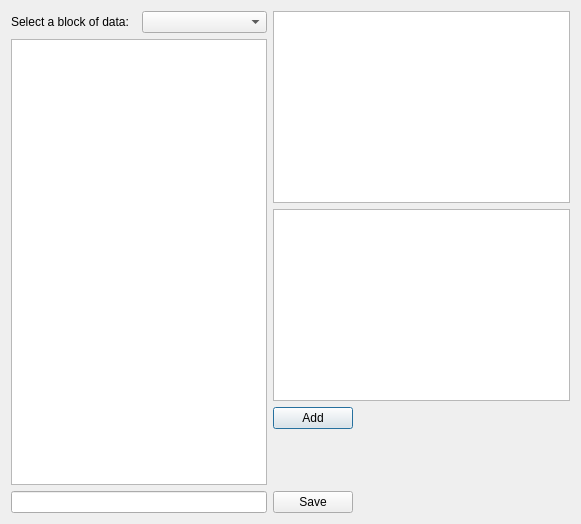
<?xml version="1.0" encoding="UTF-8"?>
<ui version="4.0">
 <class>DataDialogue</class>
 <widget class="QDialog" name="DataDialogue">
  <property name="geometry">
   <rect>
    <x>0</x>
    <y>0</y>
    <width>581</width>
    <height>524</height>
   </rect>
  </property>
  <property name="windowTitle">
   <string>Dialog</string>
  </property>
  <layout class="QHBoxLayout" name="horizontalLayout">
   <item>
    <layout class="QGridLayout" name="gridLayout_2">
     <item row="0" column="0">
      <widget class="QLabel" name="label">
       <property name="text">
        <string>Select a block of data:</string>
       </property>
      </widget>
     </item>
     <item row="0" column="1">
      <widget class="QComboBox" name="comboBox"/>
     </item>
     <item row="1" column="0" colspan="2">
      <widget class="TreeCheckboxWidget" name="treeView"/>
     </item>
     <item row="2" column="0" colspan="2">
      <widget class="QLineEdit" name="lineEdit"/>
     </item>
    </layout>
   </item>
   <item>
    <layout class="QGridLayout" name="gridLayout">
     <item row="1" column="0" colspan="2">
      <widget class="QTextEdit" name="textEdit"/>
     </item>
     <item row="2" column="0">
      <widget class="QPushButton" name="addButton">
       <property name="text">
        <string>Add</string>
       </property>
      </widget>
     </item>
     <item row="2" column="1">
      <spacer name="horizontalSpacer">
       <property name="orientation">
        <enum>Qt::Horizontal</enum>
       </property>
       <property name="sizeHint" stdset="0">
        <size>
         <width>168</width>
         <height>20</height>
        </size>
       </property>
      </spacer>
     </item>
     <item row="3" column="0">
      <spacer name="verticalSpacer">
       <property name="orientation">
        <enum>Qt::Vertical</enum>
       </property>
       <property name="sizeHint" stdset="0">
        <size>
         <width>20</width>
         <height>13</height>
        </size>
       </property>
      </spacer>
     </item>
     <item row="4" column="0">
      <widget class="QPushButton" name="saveButton">
       <property name="text">
        <string>Save</string>
       </property>
      </widget>
     </item>
     <item row="4" column="1">
      <spacer name="horizontalSpacer_2">
       <property name="orientation">
        <enum>Qt::Horizontal</enum>
       </property>
       <property name="sizeHint" stdset="0">
        <size>
         <width>148</width>
         <height>20</height>
        </size>
       </property>
      </spacer>
     </item>
     <item row="0" column="0" colspan="2">
      <widget class="QTableWidget" name="tableWidget"/>
     </item>
    </layout>
   </item>
  </layout>
 </widget>
 <customwidgets>
  <customwidget>
   <class>TreeCheckboxWidget</class>
   <extends>QTreeView</extends>
   <header>treecheckboxwidget.h</header>
  </customwidget>
 </customwidgets>
 <resources/>
 <connections/>
</ui>
